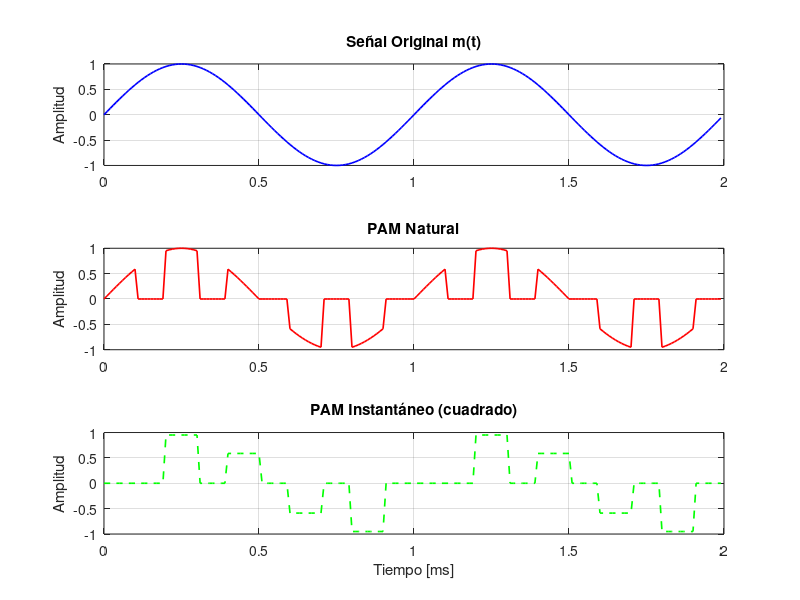

The MATLAB script that drew this image: (Note: this script raises an error after producing the figure.)
clc;
close all;
clear;


% Parámetros generales
fm = 100000;         % Frecuencia de muestreo muy alta (100 kHz)
tm = 1/fm;           % Periodo de muestreo
ls = 200;            % Número de muestras
t = (0:ls-1)*tm;     % Vector de tiempo para la señal original

% Señal senoidal m(t)
A = 1;               % Amplitud
f_c = 1000;          % Frecuencia de la señal senoidal (1 kHz)
m_t = A * sin(2*pi*f_c*t);  % Señal original

% Parámetros del muestreo PAM
f_s = 5000;          % Frecuencia de muestreo PAM (5 kHz)
t_s = 1/f_s;         % Periodo del muestreo
tau = 0.5 * t_s;     % Duración del pulso (50%)

% PAM Natural
pulse_train = zeros(1, length(t));
for n = 0:floor(t(end)/t_s)
    start_idx = find(t >= n*t_s, 1);
    end_idx = find(t >= n*t_s + tau, 1);
    if ~isempty(start_idx) && ~isempty(end_idx)
        pulse_train(start_idx:end_idx) = 1;
    end
end
pam_natural = m_t .* pulse_train;

% PAM Instantáneo (cuadrado)
pam_instant_rect = zeros(size(t));
for n = 0:floor(t(end)/t_s)
    sample_time = n * t_s;
    [~, idx_sample] = min(abs(t - sample_time));
    start_time = sample_time;
    end_time = sample_time + tau;
    idx_start = find(t >= start_time, 1);
    idx_end = find(t >= end_time, 1);
    if ~isempty(idx_start) && ~isempty(idx_end)
        pam_instant_rect(idx_start:idx_end) = m_t(idx_sample);
    end
end

%% Figura 1: Señales temporales (Subplots)
figure;

subplot(3,1,1);
plot(t*1000, m_t, 'b', 'LineWidth', 1.2);
title('Señal Original m(t)');
ylabel('Amplitud');
grid on;

subplot(3,1,2);
plot(t*1000, pam_natural, 'r', 'LineWidth', 1.2);
title('PAM Natural');
ylabel('Amplitud');
grid on;

subplot(3,1,3);
plot(t*1000, pam_instant_rect, 'g--', 'LineWidth', 1.2);
title('PAM Instantáneo (cuadrado)');
xlabel('Tiempo [ms]');
ylabel('Amplitud');
grid on;

sgtitle('Comparación Temporal de Señales');

%% Figura 2: Espectros (Subplots)
Nfft = 1024;
f = fm * (0:Nfft/2-1) / Nfft;

M_f = fft(m_t, Nfft);
PAM_nat_f = fft(pam_natural, Nfft);
PAM_inst_f = fft(pam_instant_rect, Nfft);

M_mag = abs(M_f(1:Nfft/2)) / max(abs(M_f));
PAM_nat_mag = abs(PAM_nat_f(1:Nfft/2)) / max(abs(PAM_nat_f));
PAM_inst_mag = abs(PAM_inst_f(1:Nfft/2)) / max(abs(PAM_inst_f));

figure;

subplot(3,1,1);
plot(f/1000, M_mag, 'b', 'LineWidth', 1.2);
title('Espectro de m(t)');
ylabel('Magnitud');
grid on;

subplot(3,1,2);
plot(f/1000, PAM_nat_mag, 'r', 'LineWidth', 1.2);
title('Espectro de PAM Natural');
ylabel('Magnitud');
grid on;

subplot(3,1,3);
plot(f/1000, PAM_inst_mag, 'g', 'LineWidth', 1.2);
title('Espectro de PAM Instantáneo');
xlabel('Frecuencia [kHz]');
ylabel('Magnitud');
grid on;

sgtitle('Espectros de Fourier');


N_bits = 6;                      
L = 2^N_bits;

m_t_norm = (m_t - min(m_t)) / (max(m_t) - min(m_t));
pam_inst_norm = (pam_instant_rect - min(pam_instant_rect)) / (max(pam_instant_rect) - min(pam_instant_rect));

min_val = min(pam_instant_rect);
max_val = max(pam_instant_rect);
q_step = (max_val - min_val) / L;
pam_pcm = floor((pam_instant_rect - min_val) / q_step) * q_step + min_val + q_step/2;
pam_pcm_norm = (pam_pcm - min(pam_pcm)) / (max(pam_pcm) - min(pam_pcm));

quant_error = pam_instant_rect - pam_pcm;

figure('Position', [100 100 1200 400]);

% =============================================
% Primer gráfico: Señal original, PAM y PCM
% =============================================
subplot(1,3,1);

plot(t*1000, m_t_norm, 'Color', [0 0.5 0.2], 'LineWidth', 2.2, 'DisplayName', 'Señal Original');
hold on;

plot(t*1000, pam_inst_norm, 'Color', [0.85 0.2 0.2], 'LineWidth', 1.6, 'DisplayName', 'PAM Instantáneo');

stairs(t*1000, pam_pcm_norm, 'Color', [0.1 0.3 0.9], 'LineWidth', 1.2, 'DisplayName', 'PCM (6 bits)');

title('Comparación de Señales', 'FontSize', 12, 'FontWeight', 'bold');
xlabel('Tiempo [ms]', 'FontSize', 10);
ylabel('Amplitud Normalizada', 'FontSize', 10);
legend('show', 'Location', 'northeast');
grid on;
xlim([0 max(t)*1000]);
ylim([-0.05 1.15]); % Margen ajustado
set(gca, 'FontSize', 10, 'GridAlpha', 0.3);


% =============================================
% Segundo gráfico: Señal PCM con stem - Versión Mejorada
% =============================================
subplot(1,3,2);

stem(t*1000, pam_pcm_norm, 'Color', [0 0.4 0.8], 'LineWidth', 1.2, ...
    'MarkerFaceColor', [0 0.4 0.8], 'MarkerEdgeColor', [0 0.2 0.6], ...
    'MarkerSize', 5, 'Marker', 'o');

title('Señal PCM Cuantizada (6 bits)', 'FontSize', 12, 'FontWeight', 'bold');
xlabel('Tiempo [ms]', 'FontSize', 10);
ylabel('Amplitud Normalizada', 'FontSize', 10);
grid on;
xlim([0 max(t)*1000]);
ylim([0 1.05]); 

hold on;
plot(xlim, [0 0], 'k:', 'LineWidth', 0.8);

sample_points = 1:round(t_s/tm):length(t);
plot(t(sample_points)*1000, pam_pcm_norm(sample_points), 'ro', ...
    'MarkerSize', 4, 'LineWidth', 1);

legend('Valores PCM', 'Puntos de muestreo', 'Location', 'southeast');

% =============================================
% Tercer gráfico: Error de cuantización
% =============================================
subplot(1,3,3);
plot(t*1000, quant_error, 'Color', [0.5 0.1 0.5], 'LineWidth', 1.8);
hold on;
fill([t*1000, fliplr(t*1000)], [quant_error, zeros(size(quant_error))], ...
     [0.8 0.6 0.8], 'FaceAlpha', 0.3, 'EdgeColor', 'none');
title('Error de Cuantización', 'FontSize', 12);
xlabel('Tiempo [ms]', 'FontSize', 10);
ylabel('Error', 'FontSize', 10);
grid on;
xlim([0 max(t)*1000]);
ylim([-q_step q_step]*1.2);
set(gca, 'FontSize', 10);

plot(xlim, [0 0], 'k--', 'LineWidth', 1);


set(gcf, 'Position', [100 100 1200 350]);
set(gcf, 'Color', 'w');

figure('Position', [100 100 900 300]);
N_values = [4, 6, 8, 10];
colors = lines(length(N_values));

for i = 1:length(N_values)
    L_temp = 2^N_values(i);
    q_step_temp = (max_val - min_val)/L_temp;
    pam_pcm_temp = floor((pam_instant_rect - min_val)/q_step_temp) * q_step_temp + min_val + q_step_temp/2;
    quant_error_temp = pam_instant_rect - pam_pcm_temp;
    
    plot(t*1000, quant_error_temp, 'Color', colors(i,:), 'LineWidth', 1.5);
    hold on;
end

title('Error de Cuantización para distintos N', 'FontSize', 12);
xlabel('Tiempo [ms]');
ylabel('Error');
legend(cellstr(num2str(N_values')), 'Location', 'southeast');
grid on;